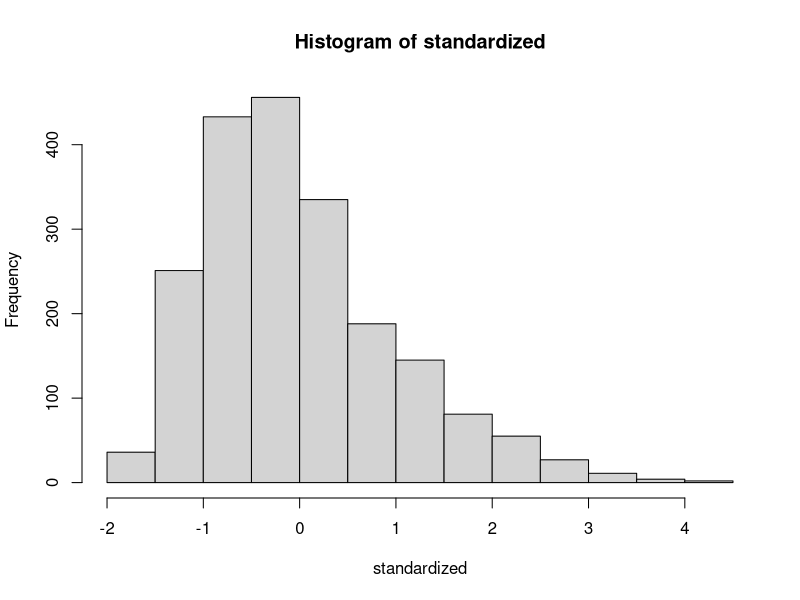
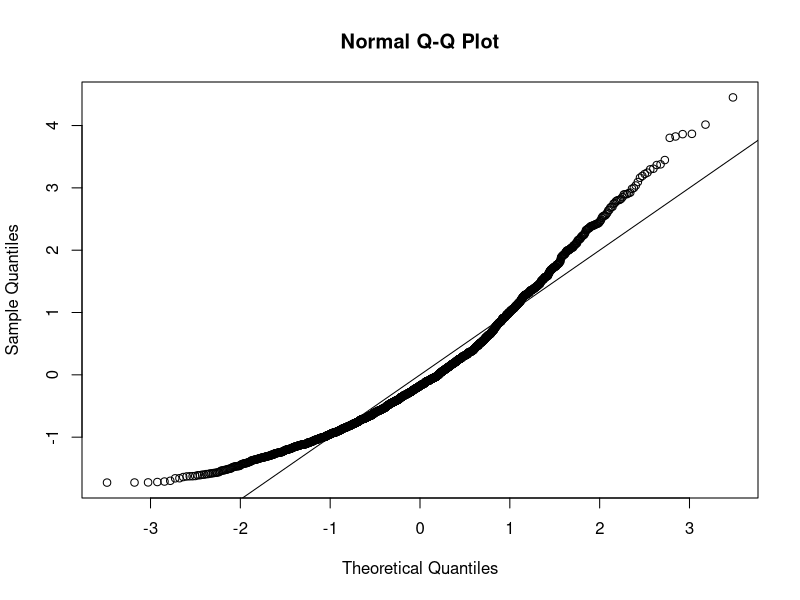
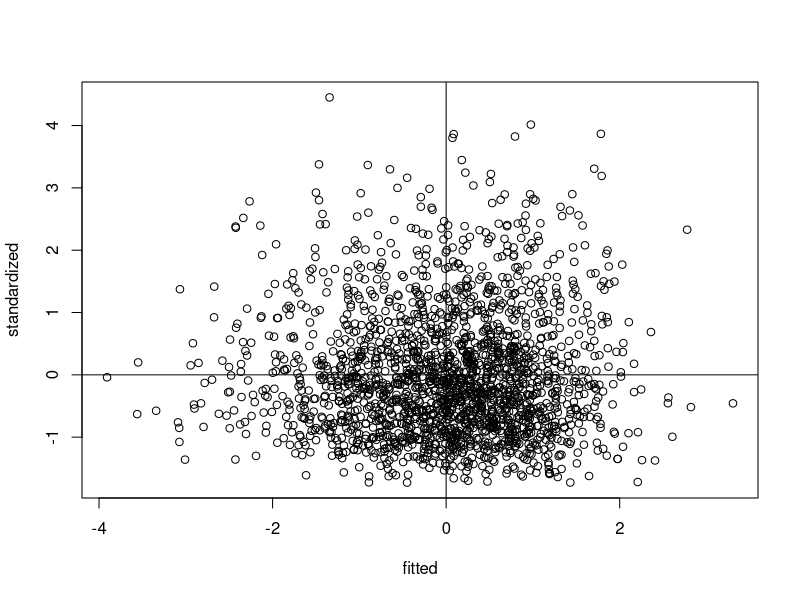
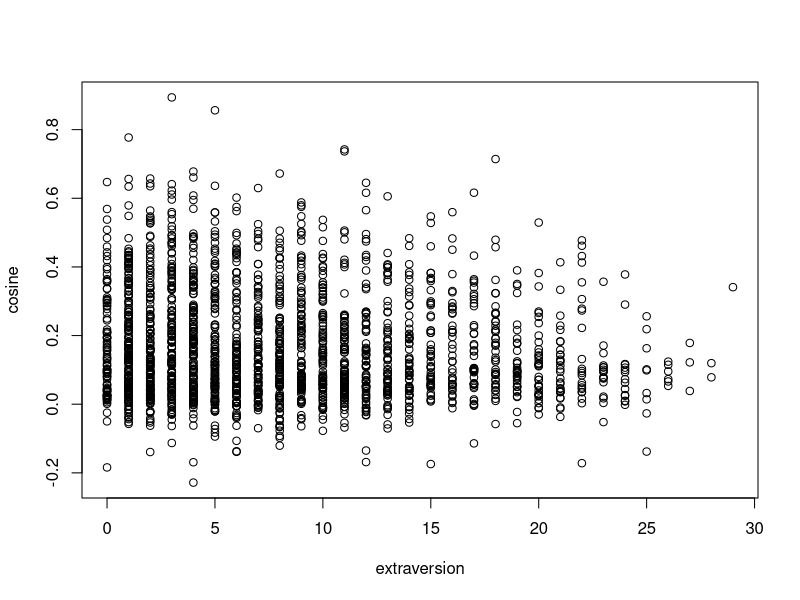

Write the R code that produced these figures, in order.
#####Author's Note#####
###Inferential Analysis of MLSA###
###Created 02/18 by Caleb Marshall (marshall628@live.missouristate.edu)###

####Set working directory and source file####

setwd("~/Desktop/Caleb/Caleb Distinction")

master = read.csv("../Analysis Final MLSA.csv")

library(nlme)
library(reshape)

####Accuracy####
summary(master)
##This dataset is accurate##


####Outliers####
mahal = mahalanobis(master[, -c(1:4)],
                    colMeans(master[, -c(1:4)], na.rm = TRUE),
                    cov(master[, -c(1:4)], use = "pairwise.complete.obs"))
cutoff = qchisq(1-.001, ncol(master[, -c(1:4)]))

summary(mahal < cutoff)
noout = master[mahal < cutoff,]


####Assumptions####
###Multicollinearity###
correlation = cor(master[, -c(1:4)], use = "pairwise.complete.obs")
symnum(correlation)

###Set-up###
random = rchisq(nrow(master), 7)
fake = lm(random ~ ., data = master[,-c(1:4)])
fitted = scale(fake$fitted.values)
standardized = rstudent(fake)

###Normality###
hist(standardized)

###Linearity###
qqnorm(standardized)
abline(0,1)

###Heteroz vs. Homoz###
plot(fitted, standardized)
abline(0,0)
abline(v = 0)

psych::describe(noout$cosine)
# psych::describe(noout$openness)
# psych::describe(noout$extraversion)
# psych::describe(noout$agreeableness)
# psych::describe(noout$conscientiousness)
# psych::describe(noout$emotional_stability)

######Analysis######
####Initial Models####
###Intercept only Linear Model###
model1 = gls(cosine ~ 1,
             data = master,
             method = "ML",
             na.action = "na.omit")
summary(model1)

###Random Intercept Model###
model2 = lme(cosine ~ 1,
          data = master,
          method = "ML",
          na.action = "na.omit",
          random = ~1|male_partno)
summary(model2)

####Openness####
###Random Intercept with Predictor###
ope_model1 = lme(cosine ~ openness,
             data = master,
             method = "ML",
             na.action = "na.omit",
             random = ~1|male_partno)
summary(ope_model1)

ope_model12 = lme(cosine ~ scale(openness),
                 data = master,
                 method = "ML",
                 na.action = "na.omit",
                 random = ~1|male_partno)
summary(ope_model12)

##Anova for comparison##
anova(model1, model2, ope_model1)

####Extraversion####
###Random Intercept with Predictor###
ext_model1 = lme(cosine ~ extraversion,
             data = master,
             method = "ML",
             na.action = "na.omit",
             random = ~1|male_partno)
summary(ext_model1)

with(master, plot(extraversion, cosine))

ext_model12 = lme(cosine ~ scale(extraversion),
                 data = master,
                 method = "ML",
                 na.action = "na.omit",
                 random = ~1|male_partno)
summary(ext_model12)

###Model ANOVA###
anova(model1, model2, ext_model1)

####Agreeableness####
options(scipen = 999)
###Random Intercept with Predictor###
agrb_model1 = lme(cosine ~ agreeableness,
                  data = master,
                  method = "ML",
                  na.action = "na.omit",
                  random = ~1|male_partno)
summary(agrb_model1)

agrb_model12 = lme(cosine ~ scale(agreeableness),
                  data = master,
                  method = "ML",
                  na.action = "na.omit",
                  random = ~1|male_partno)
summary(agrb_model12)

###Model ANOVA###
anova(model1, model2, agrb_model1)

####Conscientiousness####
###Random Intercept with Predictor###
conscs_model1 = lme(cosine ~ conscientiousness,
                  data = master,
                  method = "ML",
                  na.action = "na.omit",
                  random = ~1|male_partno)
summary(conscs_model1)

conscs_model12 = lme(cosine ~ scale(conscientiousness),
                    data = master,
                    method = "ML",
                    na.action = "na.omit",
                    random = ~1|male_partno)
summary(conscs_model12)

###Model ANOVA###
anova(model1, model2, conscs_model1)

####Emotional-Stability####
###Random Intercept with Predictor###
emo_model1 = lme(cosine ~ emotional_stability,
                    data = master,
                    method = "ML",
                    na.action = "na.omit",
                    random = ~1|male_partno)
summary(emo_model1)

emo_model12 = lme(cosine ~ scale(emotional_stability),
                 data = master,
                 method = "ML",
                 na.action = "na.omit",
                 random = ~1|male_partno)
summary(emo_model12)

###Model ANOVA###
anova(model1, model2, emo_model1)
